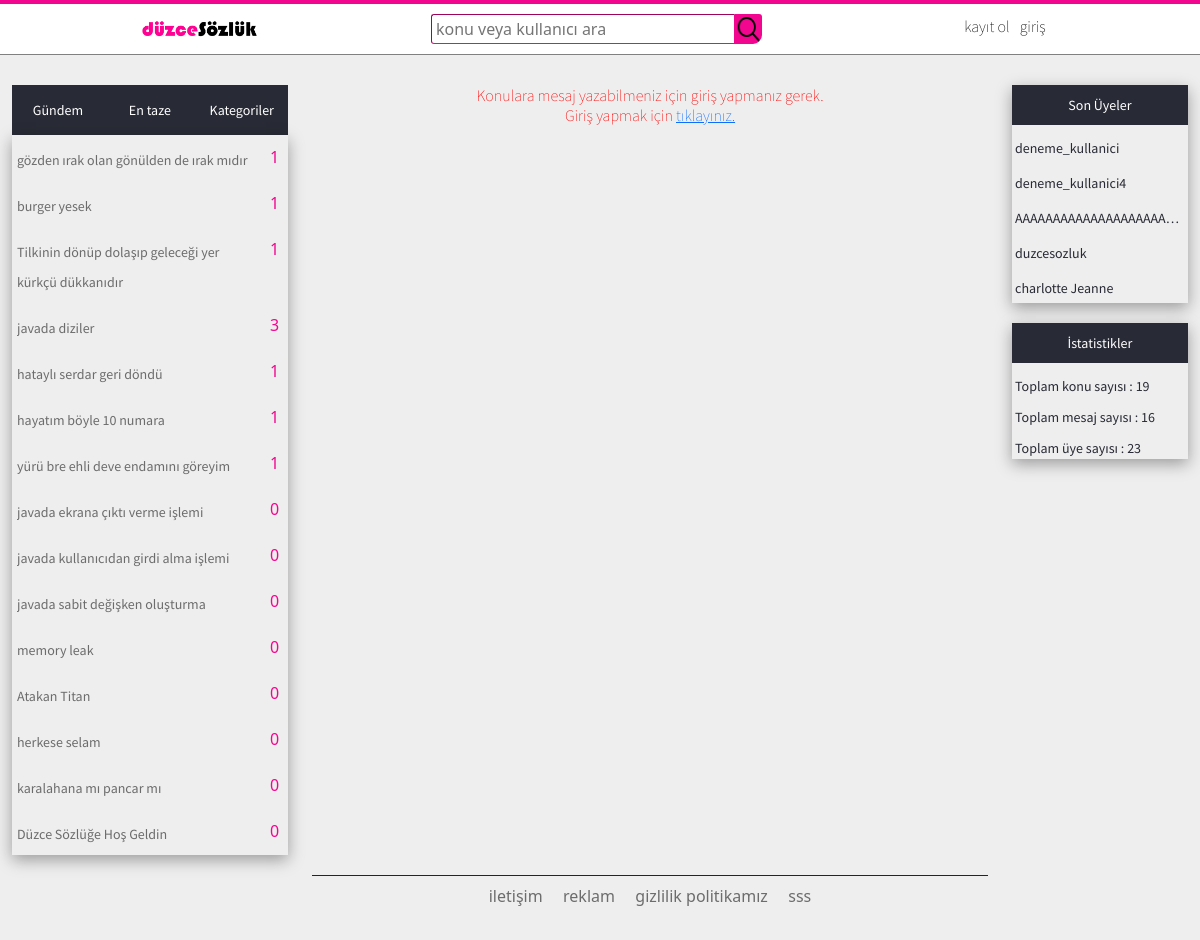
Screenshot of /konular.php with the database file from the repository.
### tables this page shows
CREATE TABLE IF NOT EXISTS `konular` (
  `id` int(11) NOT NULL AUTO_INCREMENT,
  `konu_baslik` varchar(60) NOT NULL,
  `konu_icerik` text NOT NULL,
  `user` varchar(30) NOT NULL,
  `tarih` varchar(30) NOT NULL,
  `tarihal` datetime NOT NULL DEFAULT CURRENT_TIMESTAMP,
  `mesajsayisi` int(11) NOT NULL DEFAULT '0',
  `likesayisi` int(11) NOT NULL DEFAULT '0',
  `dislikesayisi` int(11) NOT NULL DEFAULT '0',
  `konu_turu` varchar(60) NOT NULL DEFAULT 'tanimlanmamis',
  PRIMARY KEY (`id`),
  UNIQUE KEY `konu_baslik` (`konu_baslik`)
);

CREATE TABLE IF NOT EXISTS `uyeler` (
  `id` int(11) NOT NULL AUTO_INCREMENT,
  `mail` varchar(40) NOT NULL,
  `kullaniciadi` varchar(30) NOT NULL,
  `sifre` varchar(30) NOT NULL,
  `rutbe` varchar(9) NOT NULL DEFAULT 'uye',
  `bandurumu` tinyint(1) NOT NULL,
  `pp` text,
  `hakkinda` text NOT NULL,
  `kayitOlmaTarihi` varchar(30) NOT NULL,
  `sonGorulmeTarihi` varchar(30) NOT NULL,
  PRIMARY KEY (`id`),
  UNIQUE KEY `kullaniciadi` (`kullaniciadi`)
);

### masterpage.php (the view, shortened to what the rows shown need)
<?php
   require_once("kutuphane.php");
   $kategoriKonuLimiti = 15;
   $sagbarLimit = 5;
   $sagbarSorgusu = $baglanti->prepare("SELECT * FROM uyeler ORDER BY id DESC LIMIT :limitt");
   $sagbarSorgusu->bindParam(':limitt',$sagbarLimit,PDO::PARAM_INT);
   $sagbarSorgusu->fetch(PDO::FETCH_ASSOC);
   $sagbarSorgusu->execute();
?>
<!DOCTYPE html>
<html lang="tr">
   <head>
      <link rel="stylesheet" type="text/css" href="css/bootstrap.min.css">
      <link rel="stylesheet" type="text/css" href="css/duSozlukCss.css">
   </head>
   <body>
      <div class="container-fluid">
         <div class="row">
            <div class="d-none d-sm-block col-12 col-sm-12  col-lg-3">
               <div class="yanbar">
                  <div class="yanbar-gundem" id="gundem">
                     <?php
                        $limit =$kategoriKonuLimiti;
                        $sorgu = $baglanti->prepare("SELECT * FROM konular ORDER BY likesayisi*0.40 + mesajsayisi*0.20 - dislikesayisi*0.40 DESC LIMIT :limitt");
                        $sorgu->bindParam(':limitt',$limit,PDO::PARAM_INT);
                        $sorgu->fetch(PDO::FETCH_ASSOC);
                        $sorgu->execute();
                        if ($sorgu->rowCount()>0)
                        {
                        	foreach($sorgu as $row)
                        	{
                        		?>
                              <div class="yanbar-gundem-konular">
                                 <a class="yanbar-gundem-konular-mesajsayaci"><?php echo $row['mesajsayisi']; ?>
                                 </a>
                                 <ul>
                                    <li><a href="konular/<?php echo seo_link($row['konu_baslik']).'/'.$row['id'];?>">  <?php print_r($row['konu_baslik']);?></a></li>
                                 </ul>
                              </div><?php
                           }
                        }
                        ?>
                  </div>
                     <?php
                        $limit =$kategoriKonuLimiti;
                        $sorgu = $baglanti->prepare("SELECT * FROM konular ORDER BY tarihal DESC LIMIT :limitt");
                        $sorgu->bindParam(':limitt',$limit,PDO::PARAM_INT);
                        $sorgu->fetch(PDO::FETCH_ASSOC);
                        $sorgu->execute();
                        if ($sorgu->rowCount()>0)
                        {
                           foreach($sorgu as $row)
                           {
                              ?>
                           <li><a href="konular/<?php echo seo_link($row['konu_baslik']).'/'.$row['id'];?>"><?php print_r(htmlentities($row['konu_baslik']));?></a></li>
                     <?php
                        }
                        }
                        ?>
                     <?php
                        $limit =$kategoriKonuLimiti;
                        $konu_turu="Yasam";
                        $sorgu = $baglanti->prepare("SELECT * FROM konular WHERE konu_turu=:konu_turu ORDER BY mesajsayisi DESC LIMIT :limitt");
                        $sorgu->bindParam(':limitt',$limit,PDO::PARAM_INT);
                        $sorgu->bindParam(':konu_turu',$konu_turu,PDO::PARAM_STR);
                        $sorgu->fetch(PDO::FETCH_ASSOC);
                        $sorgu->execute();
                        if ($sorgu->rowCount()>0)
                        {
                           foreach($sorgu as $row)
                           {
                              ?>
                                    <li><a href="konular/<?php echo seo_link($row['konu_baslik']).'/'.$row['id'];?>"> <?php print_r(htmlentities($row['konu_baslik']));?></a></li>
                              </div><?php
                           }
                        }
                        else if($sorgu->rowCount()==0)
                        {
                           echo "Bu kategoriye ait hiç konu açılmamış.";
                        }
                        ?>
                     <?php
                        $limit =$kategoriKonuLimiti;
                        $konu_turu="Spor";
                        $sorgu = $baglanti->prepare("SELECT * FROM konular WHERE konu_turu=:konu_turu ORDER BY mesajsayisi DESC LIMIT :limitt");
                        $sorgu->bindParam(':limitt',$limit,PDO::PARAM_INT);
                        $sorgu->bindParam(':konu_turu',$konu_turu,PDO::PARAM_STR);
                        $sorgu->fetch(PDO::FETCH_ASSOC);
                        $sorgu->execute();
                        if ($sorgu->rowCount()>0)
                        {
                           foreach($sorgu as $row)
                           {
                              ?>
                                    <li><a href="konular/<?php echo seo_link($row['konu_baslik']).'/'.$row['id'];?>">  <?php print_r(htmlentities($row['konu_baslik']));?></a></li>
                              </div><?php
                           }
                        }
                        else if($sorgu->rowCount()==0)
                        {
                           echo "Bu kategoriye ait hiç konu açılmamış.";
                        }
                        ?>
                     <?php
                        $limit =$kategoriKonuLimiti;
                        $konu_turu="Muzik";
                        $sorgu = $baglanti->prepare("SELECT * FROM konular WHERE konu_turu=:konu_turu ORDER BY mesajsayisi DESC LIMIT :limitt");
                        $sorgu->bindParam(':limitt',$limit,PDO::PARAM_INT);
                        $sorgu->bindParam(':konu_turu',$konu_turu,PDO::PARAM_STR);
                        $sorgu->fetch(PDO::FETCH_ASSOC);
                        $sorgu->execute();
                        if ($sorgu->rowCount()>0)
                        {
                           foreach($sorgu as $row)
                           {
                              ?>
                                    <li><a href="konular/<?php echo seo_link($row['konu_baslik']).'/'.$row['id'];?>">  <?php print_r(htmlentities($row['konu_baslik']));?></a></li>
                              </div><?php
                           }
                        }
                        else if($sorgu->rowCount()==0)
                        {
                           echo "Bu kategoriye ait hiç konu açılmamış.";
                        }
                        ?>
                     <?php
                        $limit =$kategoriKonuLimiti;
                        $konu_turu="Universite";
                        $sorgu = $baglanti->prepare("SELECT * FROM konular WHERE konu_turu=:konu_turu ORDER BY mesajsayisi DESC LIMIT :limitt");
                        $sorgu->bindParam(':limitt',$limit,PDO::PARAM_INT);
                        $sorgu->bindParam(':konu_turu',$konu_turu,PDO::PARAM_STR);
                        $sorgu->fetch(PDO::FETCH_ASSOC);
                        $sorgu->execute();
                        if ($sorgu->rowCount()>0)
                        {
                           foreach($sorgu as $row)
                           {
                              ?>
                                    <li><a href="konular/<?php echo seo_link($row['konu_baslik']).'/'.$row['id'];?>">  <?php print_r(htmlentities($row['konu_baslik']));?></a></li>
                              </div><?php
                           }
                        }
                        else if($sorgu->rowCount()==0)
                        {
                           echo "Bu kategoriye ait hiç konu açılmamış.";
                        }
                        ?>
                     <?php
                        $limit =$kategoriKonuLimiti;
                        $konu_turu="Anime";
                        $sorgu = $baglanti->prepare("SELECT * FROM konular WHERE konu_turu=:konu_turu ORDER BY mesajsayisi DESC LIMIT :limitt");
                        $sorgu->bindParam(':limitt',$limit,PDO::PARAM_INT);
                        $sorgu->bindParam(':konu_turu',$konu_turu,PDO::PARAM_STR);
                        $sorgu->fetch(PDO::FETCH_ASSOC);
                        $sorgu->execute();
                        if ($sorgu->rowCount()>0)
                        {
                           foreach($sorgu as $row)
                           {
                              ?>
                                    <li><a href="konular/<?php echo seo_link($row['konu_baslik']).'/'.$row['id'];?>">  <?php print_r(htmlentities($row['konu_baslik']));?></a></li>
                              </div><?php
                           }
                        }
                        else if($sorgu->rowCount()==0)
                        {
                           echo "Bu kategoriye ait hiç konu açılmamış.";
                        }
                        ?>
                     <?php
                        $limit =$kategoriKonuLimiti;
                        $konu_turu="Genel";
                        $sorgu = $baglanti->prepare("SELECT * FROM konular WHERE konu_turu=:konu_turu ORDER BY mesajsayisi DESC LIMIT :limitt");
                        $sorgu->bindParam(':limitt',$limit,PDO::PARAM_INT);
                        $sorgu->bindParam(':konu_turu',$konu_turu,PDO::PARAM_STR);
                        $sorgu->fetch(PDO::FETCH_ASSOC);
                        $sorgu->execute();
                        if ($sorgu->rowCount()>0)
                        {
                           foreach($sorgu as $row)
                           {
                              ?>
                                    <li><a href="konular/<?php echo seo_link($row['konu_baslik']).'/'.$row['id'];?>">  <?php print_r(htmlentities($row['konu_baslik']));?></a></li>
                              </div><?php
                           }
                        }
                        else if($sorgu->rowCount()==0)
                        {
                           echo "Bu kategoriye ait hiç konu açılmamış.";
                        }
                        ?>
               </div>
            </div>
            <div class="col-12 col-sm-12 col-lg-2">
               <div class="sagbar">
                  <div class="sagbar-div">
                        <?php
                        if ($sagbarSorgusu->rowCount()>0)
                        {
                           foreach($sagbarSorgusu as $row)
                           {
                              ?>
                              <div style="width: 100%; height: 30px;">
                                 <?php
                                 if(isset($_SESSION['girisyapankullanici']))
                                 {
                                    ?>
                                    <a href="profil/<?php echo seo_link($row['kullaniciadi']);?>" class="sagbar-yazilar"><?php echo htmlentities($row['kullaniciadi']);?></a>
                                    <?php
                                 }
                                 else
                                 {
                                    ?>
                                    <a href="giris.php?pq=0" class="sagbar-yazilar"><?php echo htmlentities($row['kullaniciadi']);?></a>
                                    <?php
                                 }
                                 ?>
                              </div>
                              <?php
                           }
                        }
                        ?>
                  </div>
               </div>
               </div>
            </div>
         </div>
   </body>
</html>

### rows the page displays
konular: mesajsayisi "1", value "gözden ırak olan gönülden de ırak mıdır"
konular: mesajsayisi "1", value "burger yesek"
konular: mesajsayisi "1", value "Tilkinin dönüp dolaşıp geleceği yer kürkçü dükkanıdır"
konular: mesajsayisi "3", value "javada diziler"
konular: mesajsayisi "1", value "hataylı serdar geri döndü"
konular: mesajsayisi "1", value "hayatım böyle 10 numara"
konular: mesajsayisi "1", value "yürü bre ehli deve endamını göreyim"
konular: mesajsayisi "0", value "javada ekrana çıktı verme işlemi"
konular: mesajsayisi "0", value "javada kullanıcıdan girdi alma işlemi"
konular: mesajsayisi "0", value "javada sabit değişken oluşturma"
konular: mesajsayisi "0", value "memory leak"
konular: mesajsayisi "0", value "Atakan Titan"
konular: mesajsayisi "0", value "herkese selam"
konular: mesajsayisi "0", value "karalahana mı pancar mı"
konular: mesajsayisi "0", value "Düzce Sözlüğe Hoş Geldin"
uyeler: kullaniciadi "deneme_kullanici"
uyeler: kullaniciadi "deneme_kullanici4"
uyeler: kullaniciadi "AAAAAAAAAAAAAAAAAAAA…"
uyeler: kullaniciadi "duzcesozluk"
uyeler: kullaniciadi "charlotte Jeanne"

### other values shown
$toplamkonusayisi "19"
$toplammesajsayisi "16"
$toplamuyesayisi "23"
